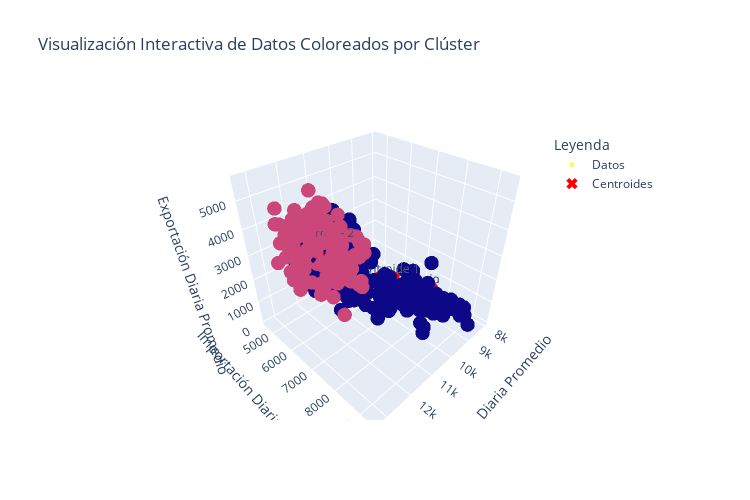

Write notebook code for a chart like this one.
### Code cell
# Datos filtrados
datos_filtrados = df[["produccion_diaria_promedio", 
                      "importacion_diaria_promedio", 
                      "exportacion_diaria_promedio"]]

# Centroides filtrados
centroides_filtrados = centroides[["produccion_diaria_promedio", 
                                   "importacion_diaria_promedio", 
                                   "exportacion_diaria_promedio"]]

# Crear el scatter plot para los datos, coloreando según el cluster
scatter_datos = go.Scatter3d(
    x=datos_filtrados["produccion_diaria_promedio"],
    y=datos_filtrados["importacion_diaria_promedio"],
    z=datos_filtrados["exportacion_diaria_promedio"],
    mode='markers',
    marker=dict(
        size=5,
        color=clusters,  # Colorear por clúster (labels de KMeans)
        colorscale='Plasma',  # Escala de colores
        opacity=0.7
    ),
    name="Datos"
)

# Crear el scatter plot para los centroides
scatter_centroides = go.Scatter3d(
    x=centroides_filtrados["produccion_diaria_promedio"],
    y=centroides_filtrados["importacion_diaria_promedio"],
    z=centroides_filtrados["exportacion_diaria_promedio"],
    mode='markers+text',
    marker=dict(
        size=10,
        color='red',  # Centroides en rojo
        symbol='x'  # Símbolo en forma de cruz
    ),
    text=[f'Centroide {i+1}' for i in range(len(centroides_filtrados))],  # Etiquetas de los centroides
    textposition="top center",
    name="Centroides"
)

# Configurar el layout con un tamaño cuadrado
layout = go.Layout(
    title="Visualización Interactiva de Datos Coloreados por Clúster",
    scene=dict(
        xaxis_title="Producción Diaria Promedio",
        yaxis_title="Importación Diaria Promedio",
        zaxis_title="Exportación Diaria Promedio",
        aspectmode="cube"  # Proporciones iguales en los ejes
    ),
    width=750,  # Ancho del gráfico (ajustar según prefieras)
    height=500,  # Alto del gráfico (igual al ancho para hacerlo cuadrado)
    legend=dict(
        x=0.8, y=0.9, title="Leyenda"
    )
)

# Crear la figura combinando los datos y los centroides
fig = go.Figure(data=[scatter_datos, scatter_centroides], layout=layout)

# Mostrar el gráfico
fig.show()

### Figure 1 — Plotly figure (JSON) as saved in the notebook; plotly's stock layout.template omitted (floating-point values rounded to 4 significant figures; data arrays with more than 128 entries replaced by an {"elided": "..."} marker saying what was removed)
{"data": [{"marker": {"color": {"elided": "2653 int values"}, "colorscale": [[0, "#0d0887"], [0.1111, "#46039f"], [0.2222, "#7201a8"], [0.3333, "#9c179e"], [0.4444, "#bd3786"], [0.5556, "#d8576b"], [0.6667, "#ed7953"], [0.7778, "#fb9f3a"], [0.8889, "#fdca26"], [1, "#f0f921"]], "opacity": 0.7, "size": 5}, "mode": "markers", "name": "Datos", "type": "scatter3d", "x": {"elided": "2653 int values"}, "y": {"elided": "2653 int values"}, "z": {"elided": "2653 int values"}}, {"marker": {"color": "red", "size": 10, "symbol": "x"}, "mode": "markers+text", "name": "Centroides", "text": ["Centroide 1", "Centroide 2", "Centroide 3"], "textposition": "top center", "type": "scatter3d", "x": [10360.0, 12220.0, 8516.0], "y": [7181.0, 6437.0, 7395.0], "z": [1721.0, 3743.0, 218.6]}], "layout": {"height": 500, "legend": {"title": {"text": "Leyenda"}, "x": 0.8, "y": 0.9}, "scene": {"aspectmode": "cube", "xaxis": {"title": {"text": "Producción Diaria Promedio"}}, "yaxis": {"title": {"text": "Importación Diaria Promedio"}}, "zaxis": {"title": {"text": "Exportación Diaria Promedio"}}}, "title": {"text": "Visualización Interactiva de Datos Coloreados por Clúster"}, "width": 750}}
